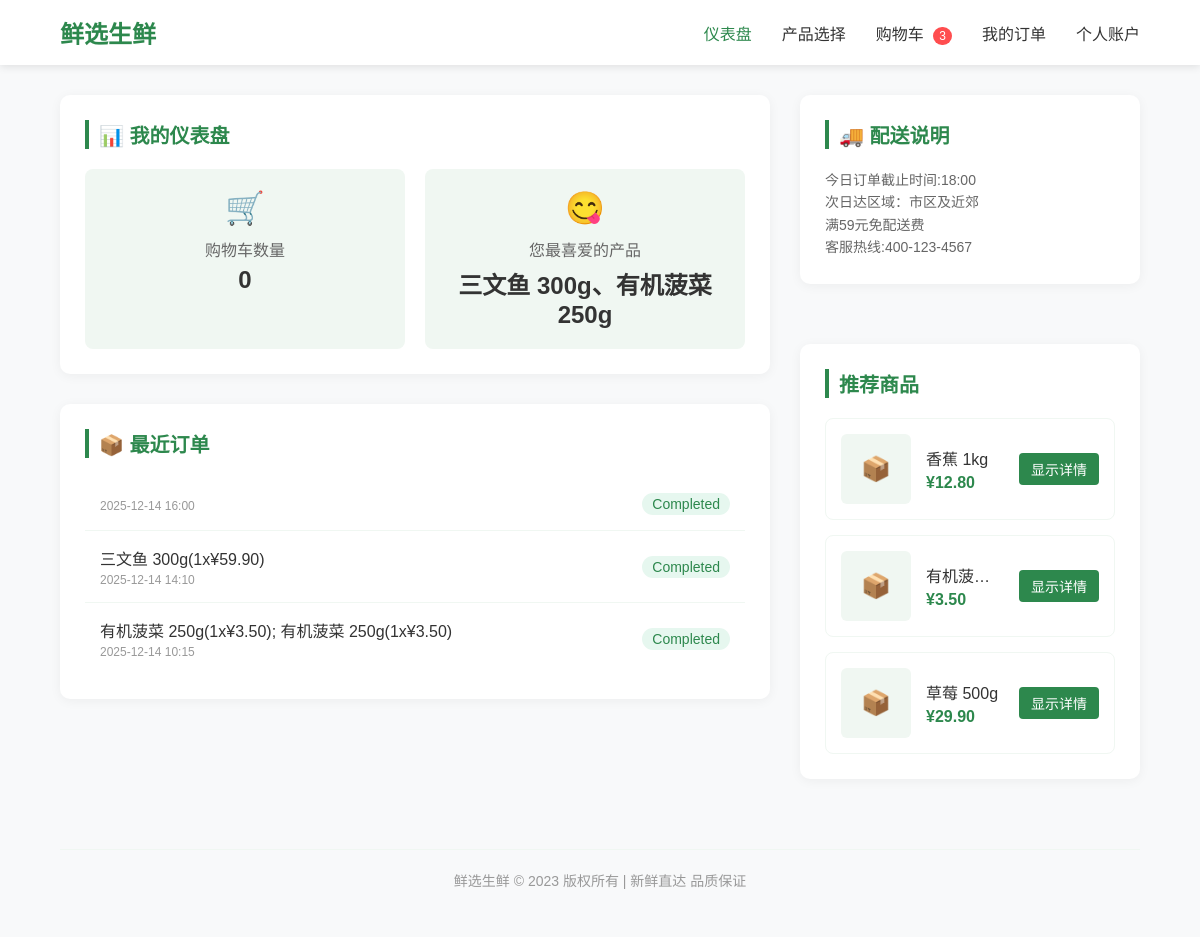
Screenshot of /customer/dashboard.php (signed in) with the database file from the repository.
### tables this page shows
CREATE TABLE IF NOT EXISTS `CustomerOrder` (
  `order_ID` INT NOT NULL AUTO_INCREMENT,
  `customer_ID` INT NULL,
  `order_date` DATETIME NULL DEFAULT CURRENT_TIMESTAMP,
  `branch_ID` INT NOT NULL,
  `total_amount` DECIMAL(10,2) NOT NULL DEFAULT 0,
  `final_amount` DECIMAL(10,2) NOT NULL DEFAULT 0,
  `status` ENUM('Pending','Completed','Cancelled') DEFAULT 'Pending',
  `shipping_address` VARCHAR(255) NULL,
  `created_at` TIMESTAMP DEFAULT CURRENT_TIMESTAMP,
  PRIMARY KEY (`order_ID`),
  CONSTRAINT `fk_CustomerOrder_branch_id`
    FOREIGN KEY (`branch_ID`)
    REFERENCES `Branch` (`branch_ID`)
    ON DELETE NO ACTION
    ON UPDATE NO ACTION,
  CONSTRAINT `fk_CustomerOrder_customer_id`
    FOREIGN KEY (`customer_ID`)
    REFERENCES `Customer` (`customer_ID`)
    ON DELETE NO ACTION
    ON UPDATE NO ACTION);

CREATE TABLE IF NOT EXISTS `products` (
  `product_ID` INT AUTO_INCREMENT NOT NULL,
  `sku` VARCHAR(45) UNIQUE NOT NULL,
  `product_name` VARCHAR(45) NOT NULL,  
  `status` ENUM('active', 'discontinued') DEFAULT 'active',
  `unit_price` DECIMAL(10,2) NOT NULL,
  `unit` VARCHAR(20) NULL,
  `description` TEXT NULL,  
  `category_id`    INT NOT NULL,
  `created_at` TIMESTAMP DEFAULT CURRENT_TIMESTAMP,
  PRIMARY KEY (`product_ID`),
  CONSTRAINT `fk_products_category`
    FOREIGN KEY (`category_id`)
    REFERENCES `Categories` (`category_id`)
	ON DELETE NO ACTION
    ON UPDATE NO ACTION
);

### customer/inc/data.php (called while the page is built, shortened)
<?php
function getDBConnection() {
    $servername = "localhost";
    $username = "root";
    $password = "8049023544Aaa?";
    $dbname = "mydb";
    $conn = new mysqli($servername, $username, $password, $dbname);
    $conn->set_charset("utf8mb4");
    return $conn;
}
function getProductDetails($productId) {
    $conn = getDBConnection();
    $query = "SELECT * FROM product_catalog_view WHERE product_ID = ?";
    $stmt = $conn->prepare($query);
    $stmt->bind_param("i", $productId);
    $stmt->execute();
    $result = $stmt->get_result();
    $product = null;
    if ($result && $result->num_rows > 0) {
        $row = $result->fetch_assoc();
        $product = [
            'id' => $row['product_ID'],
            'name' => $row['product_name'],
            'description' => $row['description'],
            'price' => $row['unit_price'],
            'category' => $row['category_name'],
            'stock' => $row['available_stock'],
            'stock_status' => $row['stock_status'],
            'store_id' => $row['store_id'],
            'branch' => $row['store_name'] ?? '无'
        ];
    }
    return $product;
}
function getProductBranches($productId) {
    $conn = getDBConnection();
    $query = "SELECT DISTINCT store_id, store_name
              FROM product_catalog_view
              WHERE product_ID = ? AND available_stock > 0";
    $stmt = $conn->prepare($query);
    $stmt->bind_param("i", $productId);
    $stmt->execute();
    $result = $stmt->get_result();
    $branches = [];
    while ($row = $result->fetch_assoc()) {
        $branches[] = [
            'id' => $row['store_id'],
            'name' => $row['store_name']
        ];
    }
    return $branches;
}
function getFavoriteProducts($customerId) {
    $conn = getDBConnection();
    $query = "SELECT product_ID, product_name, total_spent
              FROM v_favorite_products
              WHERE customer_ID = ?
              ORDER BY total_spent DESC";
    $stmt = $conn->prepare($query);
    $stmt->bind_param("i", $customerId);
    $stmt->execute();
    $result = $stmt->get_result();
    $products = [];
    if ($result && $result->num_rows > 0) {
        while ($row = $result->fetch_assoc()) {
            $products[] = $row;
        }
    }
    return $products;
}
function getCartItemCount($customerId) {
    $conn = getDBConnection();
    $query = "SELECT SUM(quantity) AS total
              FROM OrderItem oi
              JOIN CustomerOrder co ON oi.order_ID = co.order_ID
              WHERE co.customer_ID = ? AND co.status = 'Pending'";
    $stmt = $conn->prepare($query);
    $stmt->bind_param("i", $customerId);
    $stmt->execute();
    $result = $stmt->get_result();
    $count = 0;
    if ($result && $result->num_rows > 0) {
        $row = $result->fetch_assoc();
        $count = $row['total'] ?? 0;
    }
    return $count;
}
function getRecentOrders($customerId) {
    $conn = getDBConnection();
    $query = "SELECT * FROM v_order_history
              WHERE customer_ID = ?
              ORDER BY order_date DESC
              LIMIT 3";
    $stmt = $conn->prepare($query);
    $stmt->bind_param("i", $customerId);
    $stmt->execute();
    $result = $stmt->get_result();
    $orders = [];
    if ($result && $result->num_rows > 0) {
        while ($row = $result->fetch_assoc()) {
            $orders[] = $row;
        }
    }
    return $orders;
}
function getRandomProducts() {
    $conn = getDBConnection();
    $query = "SELECT * FROM product_catalog_view
              WHERE available_stock > 0
              AND product_status = 'active'
              ORDER BY RAND()
              LIMIT 3";
    $result = $conn->query($query);
    $products = [];
    if ($result && $result->num_rows > 0) {
        while ($row = $result->fetch_assoc()) {
            $products[] = $row;
        }
    }
    return $products;
}
?>

### customer/dashboard.php (the view, shortened to what this page needs)
<?php include 'header.php'; ?>
<?php
require_once __DIR__ . '/inc/data.php';
$customerId = $_SESSION['customer_id'] ?? null;
$cartCount = 0;
$favoriteProducts = [];
$recentOrders = [];
if ($customerId) {
    $cartCount = getCartItemCount($customerId);
    $favoriteProducts = getFavoriteProducts($customerId);
    $recentOrders = getRecentOrders($customerId);
}
$randomProducts = getRandomProducts();
$productsWithDetails = [];
foreach ($randomProducts as $p) {
    $product = getProductDetails($p['product_ID']);
    if ($product) {
        $product['stock'] = $product['stock'] ?? 0;
        $product['branches'] = getProductBranches($product['id']);
        $productsWithDetails[] = $product;
    }
}
?>
<div class="dashboard-container">
    <div class="main-content">
        <section id="dashboard" class="dashboard">
            <h2 class="section-title">📊 我的仪表盘</h2>
            <div class="dashboard-cards">
                <div class="card">
                    <div class="card-icon">🛒</div>
                    <div class="card-title">购物车数量</div>
                    <div class="card-value"><?php echo $cartCount; ?></div>
                </div>
                <div class="card">
                    <div class="card-icon">😋</div>
                    <div class="card-title">您最喜爱的产品</div>
                    <div class="card-value">
                        <?php
                        if (empty($favoriteProducts)) {
                            echo '无';
                        } else {
                            $names = array_column($favoriteProducts, 'product_name');
                            echo implode('、', $names);
                        }
                        ?>
                    </div>
                </div>
            </div>
        </section>
        <section class="dashboard">
            <h2 class="section-title">📦 最近订单</h2>
            <ul class="order-list">
                <?php if (empty($recentOrders)): ?>
                    <li class="order-item">
                        <div class="order-info">
                            <div class="order-name">暂无订单记录</div>
                        </div>
                    </li>
                <?php else: ?>
                    <?php foreach ($recentOrders as $order): ?>
                        <li class="order-item">
                            <div class="order-info">
                                <div class="order-name"><?php echo $order['product_details']; ?></div>
                                <div class="order-date"><?php echo date('Y-m-d H:i', strtotime($order['order_date'])); ?></div>
                            </div>
                            <span class="order-status"><?php echo $order['order_status']; ?></span>
                        </li>
                    <?php endforeach; ?>
                <?php endif; ?>
            </ul>
        </section>
    </div>
    <div class="delivery-section">
        <h2 class="section-title">🚚 配送说明</h2>
        <p style="line-height: 1.6; color: #666; font-size: 14px; margin-top: 10px;">
            今日订单截止时间:18:00<br>
            次日达区域：市区及近郊<br>
            满59元免配送费<br>
            客服热线:400-123-4567
        </p>
    </div>
    <div class="recommendation-section sidebar-section">
        <h3 class="section-title">推荐商品</h3>
        <div class="recommendation-list">
            <?php foreach ($productsWithDetails as $index => $product): ?>
            <div class="recommendation-item" data-id="<?php echo $product['id']; ?>">
                <div class="product-img">📦</div>
                <div class="product-info">
                    <div class="product-name"><?php echo htmlspecialchars($product['name']); ?></div>
                    <div class="product-price">¥<?php echo number_format($product['price'], 2); ?></div>
                </div>
                <button class="quick-add-btn" data-id="<?php echo $product['id']; ?>" data-index="<?php echo $index; ?>">显示详情</button>
            </div>
            <?php endforeach; ?>
        </div>
    </div>
</div>
<div class="dashboard-footer">
    鲜选生鲜 © 2023 版权所有 | 新鲜直达 品质保证
</div>
</main>
</body>
</html>

### customer/header.php (style rules this page uses)
* { margin: 0; padding: 0; box-sizing: border-box; font-family: 'Microsoft YaHei', Arial, sans-serif; }
body { background-color: #f8f9fa; color: #333; min-height: 100vh; display: flex; flex-direction: column; }

### customer/dashboard.php (style rules this page uses)
.dashboard-container { display: grid; grid-template-columns: 1fr; gap: 30px; margin-bottom: 40px; align-items: start; }
@media (min-width: 992px) { .dashboard-container { grid-template-columns: 1fr 1fr 1fr; grid-template-areas: "main main delivery" "main main recommendation"; gap: 30px 30px; } }
@media (min-width: 992px) { .delivery-section { grid-area: delivery; margin-bottom: 0; } }
@media (min-width: 992px) { .main-content { grid-area: main; } }
@media (min-width: 992px) { .recommendation-section { grid-area: recommendation; margin-top: 0; margin-bottom: 30px; } }
.dashboard { background-color: #fff; border-radius: 10px; box-shadow: 0 2px 12px rgba(0,0,0,0.05); padding: 25px; margin-bottom: 30px; transition: transform 0.3s ease, box-shadow 0.3s ease; }
.section-title { font-size: 20px; font-weight: 600; margin-bottom: 20px; color: #2d884d; border-left: 4px solid #2d884d; padding-left: 10px; display: flex; align-items: center; }
.dashboard-cards { display: flex; gap: 20px; flex-wrap: wrap; }
.card { flex: 1; min-width: 200px; background-color: #f0f7f2; border-radius: 8px; padding: 20px; text-align: center; transition: all 0.3s ease; position: relative; overflow: hidden; }
.card::before { content: ''; position: absolute; top: 0; left: 0; width: 100%; height: 4px; background-color: #2d884d; transform: scaleX(0); transition: transform 0.3s ease; }
.card-icon { font-size: 32px; color: #2d884d; margin-bottom: 10px; }
.card-title { font-size: 16px; margin-bottom: 5px; color: #666; }
.card-value { font-size: 24px; font-weight: bold; color: #333; }
.sidebar-section, .delivery-section { background-color: #fff; border-radius: 10px; box-shadow: 0 2px 12px rgba(0,0,0,0.05); padding: 25px; margin-bottom: 30px; }
.order-list { list-style: none; }
.order-item { padding: 15px; border-bottom: 1px solid #f0f7f2; display: flex; justify-content: space-between; align-items: center; transition: background-color 0.2s ease; }
.order-item:last-child { border-bottom: none; }
.order-info { flex: 1; }
.order-name { font-weight: 500; margin-bottom: 3px; }
.order-date { font-size: 12px; color: #999; }
.order-status { font-size: 14px; padding: 3px 10px; border-radius: 12px; background-color: #e6f7ef; color: #2d884d; }
.recommendation-section { max-height: none; overflow-y: visible; overflow: visible; }
.recommendation-list { display: grid; grid-template-columns: 1fr; gap: 15px; }
.recommendation-item { display: flex; align-items: center; gap: 15px; padding: 15px; border-radius: 8px; transition: all 0.2s ease; border: 1px solid #f0f7f2; cursor: pointer; }
.product-img { width: 70px; height: 70px; border-radius: 6px; object-fit: cover; background-color: #f0f7f2; display: flex; align-items: center; justify-content: center; color: #2d884d; font-size: 24px; flex-shrink: 0; }
.product-info { flex: 1; min-width: 0; }
.product-name { font-weight: 500; margin-bottom: 4px; white-space: nowrap; overflow: hidden; text-overflow: ellipsis; }
.product-price { color: #2d884d; font-weight: 600; }
.quick-add-btn { background-color: #2d884d; color: white; border: none; border-radius: 4px; padding: 6px 12px; font-size: 14px; cursor: pointer; transition: background-color 0.2s ease; flex-shrink: 0; }
.dashboard-footer { text-align: center; padding: 20px; color: #999; font-size: 14px; border-top: 1px solid #f0f7f2; margin-top: 40px; }

### rows the page displays
customerorder: order_date "2025-12-14 16:00", order_status "Completed"
customerorder: product_details "三文鱼 300g(1x¥59.90)", order_date "2025-12-14 14:10", order_status "Completed"
customerorder: product_details "有机菠菜 250g(1x¥3.50); 有机菠菜 250g(1x¥3.50)", order_date "2025-12-14 10:15", order_status "Completed"
products: product_name "香蕉 1kg", unit_price "12.80"
products: product_name "有机菠…", unit_price "3.50"
products: product_name "草莓 500g", unit_price "29.90"

### other values shown
$cartCount "0"
implode('、', $names) "三文鱼 300g、有机菠菜 250g"
